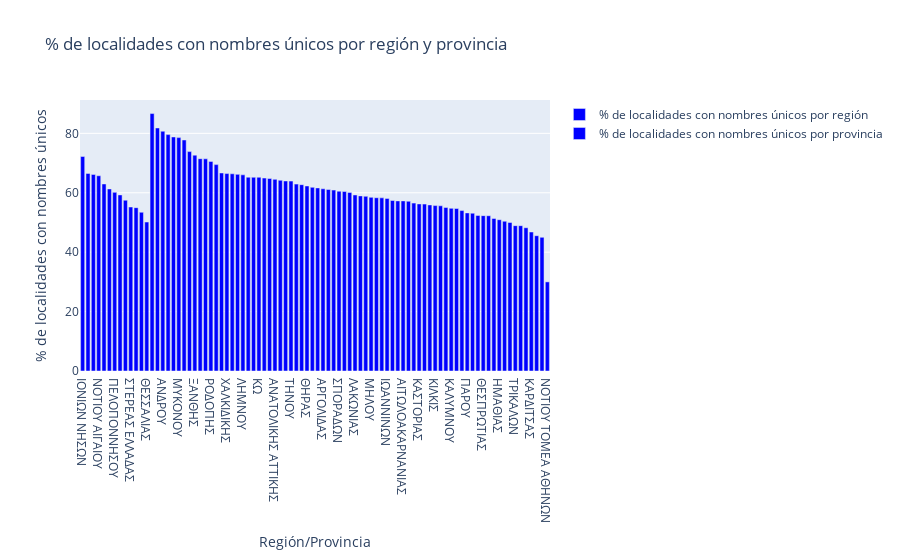

Here is the notebook cell this chart was saved with:
### Code cell
import plotly.graph_objs as go

# Create the first bar chart
fig1 = go.Bar(
    x = [perif for perif in prop_unique_perif.index],
    y = prop_unique_perif['prop_perifereia'],
    marker = dict(color = 'blue'),
    name = '% de localidades con nombres únicos por región'
)

# Create the second bar chart
fig2 = go.Bar(
    x = [nomos for nomos in prop_unique_nomos.index],
    y = prop_unique_nomos['prop_nomos'],
    marker = dict(color = 'blue'),
    name = '% de localidades con nombres únicos por provincia'
)

# Set the layout
layout = go.Layout(
    title = '% de localidades con nombres únicos por región y provincia',
    xaxis = dict(title = 'Región/Provincia'),
    yaxis = dict(title = '% de localidades con nombres únicos'),
    barmode = 'group',
    bargap = 0.15,
    bargroupgap = 0.1
)

# Create the figure
fig = go.Figure(data = [fig1, fig2], layout = layout)

# Show the figure
fig.show()

### Figure 1 — Plotly figure (JSON) as saved in the notebook; plotly's stock layout.template omitted (floating-point values rounded to 4 significant figures)
{"data": [{"marker": {"color": "blue"}, "name": "% de localidades con nombres únicos por región", "type": "bar", "x": ["ΙΟΝΙΩΝ ΝΗΣΩΝ", "ΚΡΗΤΗΣ", "ΒΟΡΕΙΟΥ ΑΙΓΑΙΟΥ", "ΝΟΤΙΟΥ ΑΙΓΑΙΟΥ", "ΑΝΑΤΟΛΙΚΗΣ ΜΑΚΕΔΟΝΙΑΣ ΚΑΙ ΘΡΑΚΗΣ", "ΑΤΤΙΚΗΣ", "ΠΕΛΟΠΟΝΝΗΣΟΥ", "ΚΕΝΤΡΙΚΗΣ ΜΑΚΕΔΟΝΙΑΣ", "ΔΥΤΙΚΗΣ ΕΛΛΑΔΑΣ", "ΣΤΕΡΕΑΣ ΕΛΛΑΔΑΣ", "ΔΥΤΙΚΗΣ ΜΑΚΕΔΟΝΙΑΣ", "ΗΠΕΙΡΟΥ", "ΘΕΣΣΑΛΙΑΣ"], "y": [72.23, 66.52, 66.19, 65.73, 62.97, 61.3, 60.14, 59.28, 57.5, 55.21, 54.99, 53.44, 50.15]}, {"marker": {"color": "blue"}, "name": "% de localidades con nombres únicos por provincia", "type": "bar", "x": ["ΑΓΙΟ ΟΡΟΣ", "ΚΕΝΤΡΙΚΟΥ ΤΟΜΕΑ ΑΘΗΝΩΝ", "ΑΝΔΡΟΥ", "ΚΕΦΑΛΛΗΝΙΑΣ", "ΚΑΡΠΑΘΟΥ", "ΜΥΚΟΝΟΥ", "ΧΙΟΥ", "ΡΟΔΟΥ", "ΞΑΝΘΗΣ", "ΚΕΡΚΥΡΑΣ", "ΖΑΚΥΝΘΟΥ", "ΡΟΔΟΠΗΣ", "ΗΡΑΚΛΕΙΟΥ", "ΔΥΤΙΚΟΥ ΤΟΜΕΑ ΑΘΗΝΩΝ", "ΧΑΛΚΙΔΙΚΗΣ", "ΧΑΝΙΩΝ", "ΡΕΘΥΜΝΟΥ", "ΛΗΜΝΟΥ", "ΛΕΣΒΟΥ", "ΛΕΥΚΑΔΑΣ", "ΚΩ", "ΝΑΞΟΥ", "ΚΕΑΣ - ΚΥΘΝΟΥ", "ΑΝΑΤΟΛΙΚΗΣ ΑΤΤΙΚΗΣ", "ΙΚΑΡΙΑΣ", "ΚΟΡΙΝΘΙΑΣ", "ΤΗΝΟΥ", "ΠΙΕΡΙΑΣ", "ΛΑΣΙΘΙΟΥ", "ΘΗΡΑΣ", "ΠΕΛΛΑΣ", "ΝΗΣΩΝ", "ΑΡΓΟΛΙΔΑΣ", "ΘΑΣΟΥ", "ΜΑΓΝΗΣΙΑΣ", "ΣΠΟΡΑΔΩΝ", "ΑΡΚΑΔΙΑΣ", "ΑΧΑΪΑΣ", "ΛΑΚΩΝΙΑΣ", "ΣΕΡΡΩΝ", "ΜΕΣΣΗΝΙΑΣ", "ΜΗΛΟΥ", "ΕΒΡΟΥ", "ΕΥΒΟΙΑΣ", "ΙΩΑΝΝΙΝΩΝ", "ΚΑΒΑΛΑΣ", "ΣΑΜΟΥ", "ΑΙΤΩΛΟΑΚΑΡΝΑΝΙΑΣ", "ΠΕΙΡΑΙΩΣ", "ΦΩΚΙΔΑΣ", "ΚΑΣΤΟΡΙΑΣ", "ΦΛΩΡΙΝΑΣ", "ΕΥΡΥΤΑΝΙΑΣ", "ΚΙΛΚΙΣ", "ΚΟΖΑΝΗΣ", "ΘΕΣΣΑΛΟΝΙΚΗΣ", "ΚΑΛΥΜΝΟΥ", "ΗΛΕΙΑΣ", "ΦΘΙΩΤΙΔΑΣ", "ΠΑΡΟΥ", "ΣΥΡΟΥ", "ΒΟΡΕΙΟΥ ΤΟΜΕΑ ΑΘΗΝΩΝ", "ΘΕΣΠΡΩΤΙΑΣ", "ΔΥΤΙΚΗΣ ΑΤΤΙΚΗΣ", "ΓΡΕΒΕΝΩΝ", "ΗΜΑΘΙΑΣ", "ΔΡΑΜΑΣ", "ΙΘΑΚΗΣ", "ΤΡΙΚΑΛΩΝ", "ΠΡΕΒΕΖΑΣ", "ΑΡΤΑΣ", "ΚΑΡΔΙΤΣΑΣ", "ΛΑΡΙΣΑΣ", "ΒΟΙΩΤΙΑΣ", "ΝΟΤΙΟΥ ΤΟΜΕΑ ΑΘΗΝΩΝ"], "y": [86.67, 81.82, 80.72, 79.58, 78.79, 78.57, 77.78, 73.86, 72.67, 71.48, 71.43, 70.56, 69.48, 66.67, 66.47, 66.39, 66.2, 66.04, 65.24, 65.22, 65.22, 64.95, 64.81, 64.52, 64.21, 63.98, 63.93, 62.92, 62.73, 62.3, 61.83, 61.64, 61.34, 61.11, 60.91, 60.53, 60.44, 60.12, 59.27, 58.95, 58.81, 58.46, 58.33, 58.29, 58.1, 57.39, 57.27, 57.27, 57.14, 56.52, 56.25, 56.19, 55.91, 55.69, 55.61, 55.06, 54.76, 54.71, 54.01, 53.23, 53.12, 52.38, 52.3, 52.27, 51.35, 50.93, 50.41, 50, 48.94, 48.92, 48.23, 46.79, 45.55, 45, 30]}], "layout": {"bargap": 0.15, "bargroupgap": 0.1, "barmode": "group", "title": {"text": "% de localidades con nombres únicos por región y provincia"}, "xaxis": {"title": {"text": "Región/Provincia"}}, "yaxis": {"title": {"text": "% de localidades con nombres únicos"}}}}
